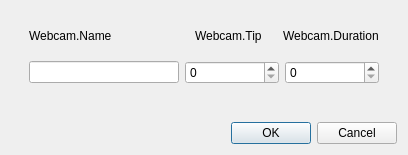
<?xml version="1.0" encoding="UTF-8"?>
<ui version="4.0">
 <class>NewPositionDialog</class>
 <widget class="QDialog" name="NewPositionDialog">
  <property name="geometry">
   <rect>
    <x>0</x>
    <y>0</y>
    <width>408</width>
    <height>145</height>
   </rect>
  </property>
  <property name="windowTitle">
   <string>Dialog</string>
  </property>
  <layout class="QVBoxLayout" name="verticalLayout">
   <item>
    <widget class="QWidget" name="widget" native="true">
     <layout class="QVBoxLayout" name="verticalLayout_2">
      <property name="spacing">
       <number>0</number>
      </property>
      <item>
       <widget class="QWidget" name="widget_2" native="true">
        <layout class="QHBoxLayout" name="horizontalLayout">
         <item>
          <widget class="QLabel" name="label">
           <property name="minimumSize">
            <size>
             <width>160</width>
             <height>0</height>
            </size>
           </property>
           <property name="maximumSize">
            <size>
             <width>150</width>
             <height>16777215</height>
            </size>
           </property>
           <property name="text">
            <string>Webcam.Name</string>
           </property>
          </widget>
         </item>
         <item>
          <widget class="QLabel" name="label_2">
           <property name="text">
            <string>Webcam.Tip</string>
           </property>
          </widget>
         </item>
         <item>
          <widget class="QLabel" name="label_3">
           <property name="text">
            <string>Webcam.Duration</string>
           </property>
          </widget>
         </item>
        </layout>
       </widget>
      </item>
      <item>
       <widget class="QWidget" name="widget_3" native="true">
        <layout class="QHBoxLayout" name="horizontalLayout_2">
         <item>
          <widget class="QLineEdit" name="lineEditName">
           <property name="maximumSize">
            <size>
             <width>150</width>
             <height>16777215</height>
            </size>
           </property>
          </widget>
         </item>
         <item>
          <widget class="QSpinBox" name="spinBoxTokens"/>
         </item>
         <item>
          <widget class="QSpinBox" name="spinBoxDuration"/>
         </item>
        </layout>
       </widget>
      </item>
      <item>
       <widget class="QLabel" name="labelTip">
        <property name="text">
         <string/>
        </property>
       </widget>
      </item>
     </layout>
    </widget>
   </item>
   <item>
    <widget class="QDialogButtonBox" name="buttonBox">
     <property name="orientation">
      <enum>Qt::Horizontal</enum>
     </property>
     <property name="standardButtons">
      <set>QDialogButtonBox::Cancel|QDialogButtonBox::Ok</set>
     </property>
    </widget>
   </item>
   <item>
    <spacer name="verticalSpacer">
     <property name="orientation">
      <enum>Qt::Vertical</enum>
     </property>
     <property name="sizeHint" stdset="0">
      <size>
       <width>20</width>
       <height>40</height>
      </size>
     </property>
    </spacer>
   </item>
  </layout>
 </widget>
 <resources/>
 <connections>
  <connection>
   <sender>buttonBox</sender>
   <signal>accepted()</signal>
   <receiver>NewPositionDialog</receiver>
   <slot>accept()</slot>
   <hints>
    <hint type="sourcelabel">
     <x>248</x>
     <y>254</y>
    </hint>
    <hint type="destinationlabel">
     <x>157</x>
     <y>274</y>
    </hint>
   </hints>
  </connection>
  <connection>
   <sender>buttonBox</sender>
   <signal>rejected()</signal>
   <receiver>NewPositionDialog</receiver>
   <slot>reject()</slot>
   <hints>
    <hint type="sourcelabel">
     <x>316</x>
     <y>260</y>
    </hint>
    <hint type="destinationlabel">
     <x>286</x>
     <y>274</y>
    </hint>
   </hints>
  </connection>
 </connections>
</ui>
